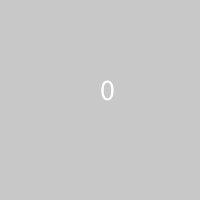
Frame 1 (no input)
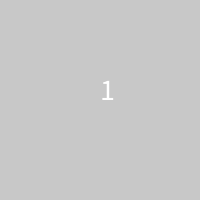
Frame 60 (the mouse pressed at the canvas centre just before this capture)
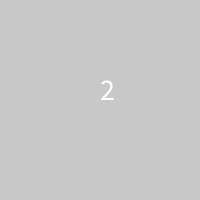
Frame 120 (the mouse held since frame 60 and released just before this capture)

The Processing sketch that drew these frames (run headless with seeded random() and noise(); from frame 60 on, the mouse is pressed at the canvas centre):

// Processing sketch: Aufgabe_2_7_c
// ── Aufgabe_2_7_c.pde

void setup() {
  size(200, 200);
  textMode(CENTER);
  textSize(30);

}

void draw() {
  background(200);
  text(frameCount/60, 100, 100);
}

void mousePressed() {
  frameCount = 0;
}
